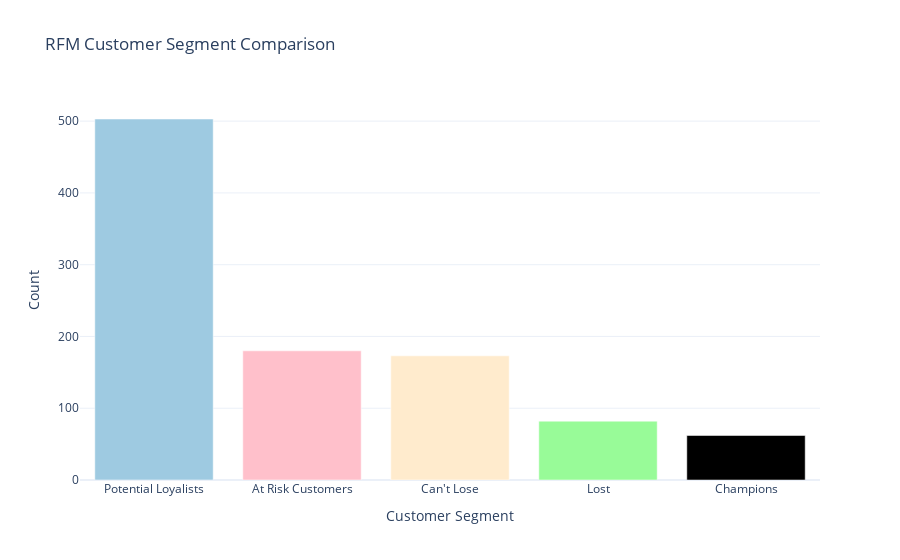

The cell this chart's notebook holds for it:
### Markdown cell above
**number of customers in all the segments**

### Code cell
import plotly.graph_objects as go

# Create a bar chart to compare segment counts
segment_counts = df['RFM Customer Segments'].value_counts()

# Define a list of pastel colors for the bar chart
pastel_colors = ['rgb(158,202,225)', 'rgb(255,192,203)', 'rgb(255,235,205)', 'rgb(152,251,152)']

# Corrected code: Use 'data' instead of 'df' for the Figure argument
fig = go.Figure(data=[go.Bar(x=segment_counts.index, y=segment_counts.values,
                             marker=dict(color=pastel_colors))])

# Set the color of the "Champions" segment to a different color if necessary
champions_color = 'rgb(255, 140, 0)'  # Orange color for example

# Update layout
fig.update_layout(
    title='RFM Customer Segment Comparison',
    xaxis_title='Customer Segment',
    yaxis_title='Count',
    showlegend=False
)

# Display the chart
fig.show()

### Figure 1 — Plotly figure (JSON) as saved in the notebook; plotly's stock layout.template omitted (floating-point values rounded to 4 significant figures)
{"data": [{"marker": {"color": ["rgb(158,202,225)", "rgb(255,192,203)", "rgb(255,235,205)", "rgb(152,251,152)"]}, "type": "bar", "x": ["Potential Loyalists", "At Risk Customers", "Can't Lose", "Lost", "Champions"], "y": [503, 180, 173, 82, 62]}], "layout": {"autosize": true, "showlegend": false, "title": {"text": "RFM Customer Segment Comparison"}, "xaxis": {"autorange": true, "range": [-0.5, 4.5], "title": {"text": "Customer Segment"}, "type": "category"}, "yaxis": {"autorange": true, "range": [0, 529.5], "title": {"text": "Count"}, "type": "linear"}}}
